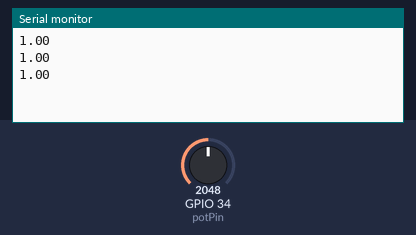
The sketch below on a simulated ESP32. On the bench: the last lines printed to the serial monitor. Inputs (shaded band) come from the test bench; at power-on: GPIO 34 (potPin) = 2048.

Above: at 2.2 s.
2.3 s: GPIO 34 (potPin) set to 1228
At 2.9 s:
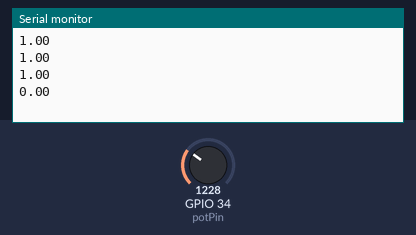
3.8 s: GPIO 34 (potPin) set to 4095
At 4.4 s:
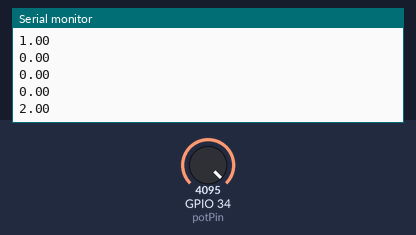
Timing chart, 0 to 6.8 s (numbered marks = the images above; inputs shaded):
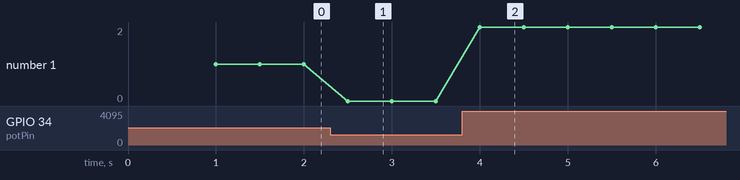

The sketch:

POTENTIOMETER.ino
```cpp
const int potPin = 34;
int potValue = 0;
float speedValue = 1.0;
void setup() {
  Serial.begin(115200);  // Start serial monitor
  delay(1000);
}

void loop() {
  potValue = analogRead(potPin);
  // Normalize
  // Read 12-bit value (0 - 4095)
  potValue = potValue / 200;
  speedValue = potValue / 10;
  // Serial.println("speed:" + potValue);
  Serial.println(speedValue);  // Print value to serial monitor
  delay(500);                  // Wait half a second
}
```

Measured:
- after the input at 2.3 s, the serial monitor: prints a new line after 0.20 s (image 1)
- after the input at 3.8 s, the serial monitor: prints a new line after 0.20 s (image 2)
- plotted number 1: 1 → 0 after the input at 2.3 s, 0 → 2 after the input at 3.8 s
